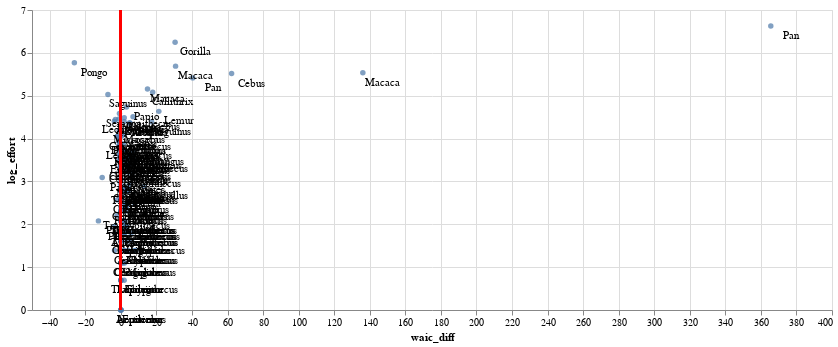

The cell this chart's notebook holds for it:
### Code cell
base = alt.Chart(d).encode(
        x=alt.X('waic_diff', title='waic_diff',scale=alt.Scale(domain=(-50, 400))),
        y=alt.Y('log_effort', title='log_effort'),
    text='genus'
)

rule = alt.Chart(d).mark_rule(color='red',)\
    .encode(
    x='a:Q',
    size=alt.value(2)
           )

(base.mark_circle() + base.mark_text(dx=20, dy=10) + rule).transform_calculate(a="0").properties(width=800)

### Figure 1 — Vega-Lite specification as saved in the notebook (floating-point values rounded to 4 significant figures; data arrays with more than 128 entries replaced by an {"elided": "..."} marker saying what was removed)
{"$schema": "https://vega.github.io/schema/vega-lite/v3.3.0.json", "config": {"mark": {"tooltip": null}, "view": {"height": 300, "width": 400}}, "data": {"name": "data-4655abd626898127b839081ec0a07fa8"}, "datasets": {"data-4655abd626898127b839081ec0a07fa8": {"elided": "150 records"}}, "layer": [{"encoding": {"text": {"field": "genus", "type": "nominal"}, "x": {"field": "waic_diff", "scale": {"domain": [-50, 400]}, "title": "waic_diff", "type": "quantitative"}, "y": {"field": "log_effort", "title": "log_effort", "type": "quantitative"}}, "mark": "circle"}, {"encoding": {"text": {"field": "genus", "type": "nominal"}, "x": {"field": "waic_diff", "scale": {"domain": [-50, 400]}, "title": "waic_diff", "type": "quantitative"}, "y": {"field": "log_effort", "title": "log_effort", "type": "quantitative"}}, "mark": {"dx": 20, "dy": 10, "type": "text"}}, {"encoding": {"size": {"value": 2}, "x": {"field": "a", "type": "quantitative"}}, "mark": {"color": "red", "type": "rule"}}], "transform": [{"as": "a", "calculate": "0"}], "width": 800}
